Frame 1 (no input): blank canvas, image omitted
Frame 60 (the mouse pressed at the canvas centre just before this capture): blank canvas, image omitted
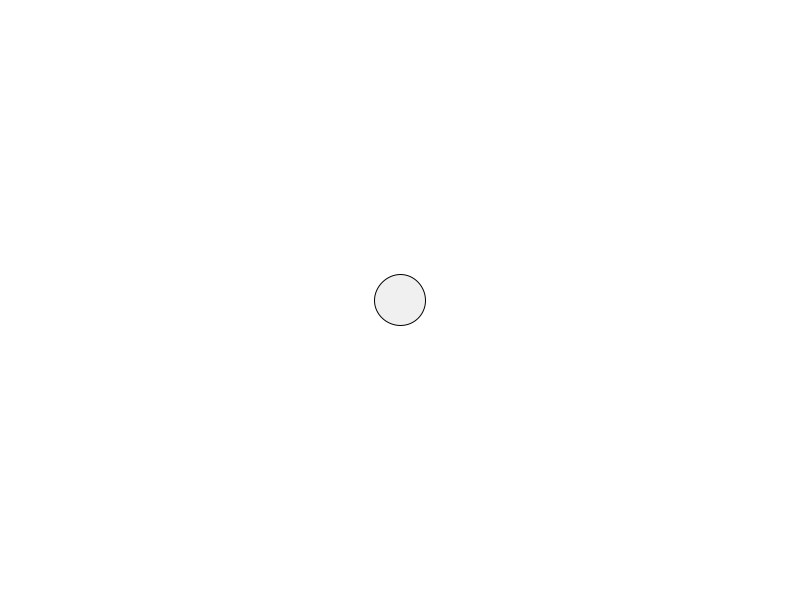
Frame 120 (the mouse held since frame 60 and released just before this capture)

The Processing sketch whose frames 1 and 60 were blank and that drew this single picture after the mouse press (run headless with seeded random() and noise(); from frame 60 on, the mouse is pressed at the canvas centre):

// Processing sketch: w11g_mutualAttraction
// ── w11g_mutualAttraction.pde
// bryan ma for code 2 sp 19

ArrayList<Mover> movers = new ArrayList<Mover>();

void setup() {
  size(800, 600);
}

void draw() {
  background(255);

  for (int i = 0; i < movers.size(); i++) {
    Mover m = movers.get(i);
    for (int j = 0; j < movers.size(); j++) {
      if (i != j) {
        Mover otherM = movers.get(j);
        PVector force = new PVector(otherM.pos.x, otherM.pos.y);
        force.sub(m.pos);

        float distance = force.mag();
        distance = constrain(distance, 5, 25);
        force.normalize();
        float strength = (0.4 * m.mass * otherM.mass) / (distance * distance);
        force.mult(strength);
        m.applyForce(force);
      }
    }
    m.update();
    m.display();
  }
}

void mousePressed() {
  movers.add(new Mover(mouseX, mouseY));
}

// ── Mover.pde
class Mover {
  PVector pos;
  PVector vel;
  PVector acc;
  float mass;
  float size;

  Mover(float x, float y) {
    pos = new PVector(x, y);
    vel = new PVector(0, 0);
    acc = new PVector(0, 0);
    mass = random(1, 15);
    size = 5 * mass;
  }

  void update() {
    vel.add(acc);
    pos.add(vel);
    acc.mult(0);
  }

  void display() {
    fill(240);
    stroke(0);
    ellipse(pos.x, pos.y, size, size);
  }

  void applyForce(PVector force) {
    PVector f = PVector.div(force, mass);
    acc.add(f);
  }
}
